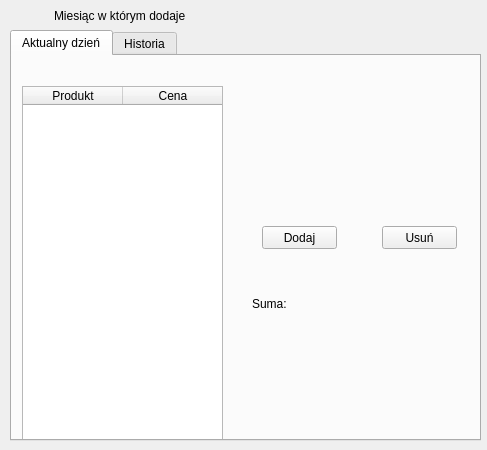
<?xml version="1.0" encoding="UTF-8"?>
<ui version="4.0">
 <class>MainWindow</class>
 <widget class="QMainWindow" name="MainWindow">
  <property name="geometry">
   <rect>
    <x>0</x>
    <y>0</y>
    <width>487</width>
    <height>450</height>
   </rect>
  </property>
  <property name="minimumSize">
   <size>
    <width>487</width>
    <height>450</height>
   </size>
  </property>
  <property name="maximumSize">
   <size>
    <width>487</width>
    <height>450</height>
   </size>
  </property>
  <property name="windowTitle">
   <string>Cost</string>
  </property>
  <widget class="QWidget" name="centralWidget">
   <widget class="QTabWidget" name="tabWidget">
    <property name="geometry">
     <rect>
      <x>10</x>
      <y>30</y>
      <width>471</width>
      <height>411</height>
     </rect>
    </property>
    <property name="currentIndex">
     <number>0</number>
    </property>
    <widget class="QWidget" name="ActualDay">
     <attribute name="title">
      <string>Aktualny dzień</string>
     </attribute>
     <widget class="QTableWidget" name="TodayTable">
      <property name="geometry">
       <rect>
        <x>10</x>
        <y>30</y>
        <width>201</width>
        <height>381</height>
       </rect>
      </property>
      <column>
       <property name="text">
        <string>Produkt</string>
       </property>
      </column>
      <column>
       <property name="text">
        <string>Cena</string>
       </property>
      </column>
      <column>
       <property name="text">
        <string>Id</string>
       </property>
      </column>
     </widget>
     <widget class="QPushButton" name="AddButton">
      <property name="geometry">
       <rect>
        <x>250</x>
        <y>170</y>
        <width>75</width>
        <height>23</height>
       </rect>
      </property>
      <property name="text">
       <string>Dodaj</string>
      </property>
     </widget>
     <widget class="QPushButton" name="DeleteRow">
      <property name="geometry">
       <rect>
        <x>370</x>
        <y>170</y>
        <width>75</width>
        <height>23</height>
       </rect>
      </property>
      <property name="text">
       <string>Usuń</string>
      </property>
     </widget>
     <widget class="QLabel" name="Suma">
      <property name="geometry">
       <rect>
        <x>240</x>
        <y>240</y>
        <width>61</width>
        <height>16</height>
       </rect>
      </property>
      <property name="text">
       <string>Suma:</string>
      </property>
      <property name="textFormat">
       <enum>Qt::PlainText</enum>
      </property>
     </widget>
     <widget class="QLabel" name="CostInCurrentMonth">
      <property name="geometry">
       <rect>
        <x>280</x>
        <y>240</y>
        <width>47</width>
        <height>13</height>
       </rect>
      </property>
      <property name="text">
       <string/>
      </property>
      <property name="textFormat">
       <enum>Qt::PlainText</enum>
      </property>
     </widget>
    </widget>
    <widget class="QWidget" name="History">
     <attribute name="title">
      <string>Historia</string>
     </attribute>
     <widget class="QComboBox" name="MounthHistory">
      <property name="geometry">
       <rect>
        <x>10</x>
        <y>0</y>
        <width>421</width>
        <height>21</height>
       </rect>
      </property>
     </widget>
     <widget class="QTableWidget" name="HistoryTable">
      <property name="geometry">
       <rect>
        <x>10</x>
        <y>30</y>
        <width>211</width>
        <height>341</height>
       </rect>
      </property>
      <property name="minimumSize">
       <size>
        <width>211</width>
        <height>0</height>
       </size>
      </property>
      <column>
       <property name="text">
        <string>Produkt</string>
       </property>
      </column>
      <column>
       <property name="text">
        <string>Cena</string>
       </property>
      </column>
     </widget>
     <widget class="QLabel" name="lebelHistory">
      <property name="geometry">
       <rect>
        <x>240</x>
        <y>240</y>
        <width>47</width>
        <height>13</height>
       </rect>
      </property>
      <property name="text">
       <string>Suma:</string>
      </property>
     </widget>
     <widget class="QLabel" name="priceHistory">
      <property name="geometry">
       <rect>
        <x>280</x>
        <y>240</y>
        <width>47</width>
        <height>13</height>
       </rect>
      </property>
      <property name="text">
       <string/>
      </property>
     </widget>
    </widget>
   </widget>
   <widget class="QLabel" name="titleLabel">
    <property name="geometry">
     <rect>
      <x>222</x>
      <y>9</y>
      <width>121</width>
      <height>16</height>
     </rect>
    </property>
    <property name="text">
     <string/>
    </property>
   </widget>
   <widget class="QLabel" name="label">
    <property name="geometry">
     <rect>
      <x>54</x>
      <y>6</y>
      <width>131</width>
      <height>20</height>
     </rect>
    </property>
    <property name="text">
     <string>Miesiąc w którym dodajesz:</string>
    </property>
   </widget>
  </widget>
 </widget>
 <layoutdefault spacing="6" margin="11"/>
 <resources/>
 <connections/>
</ui>
